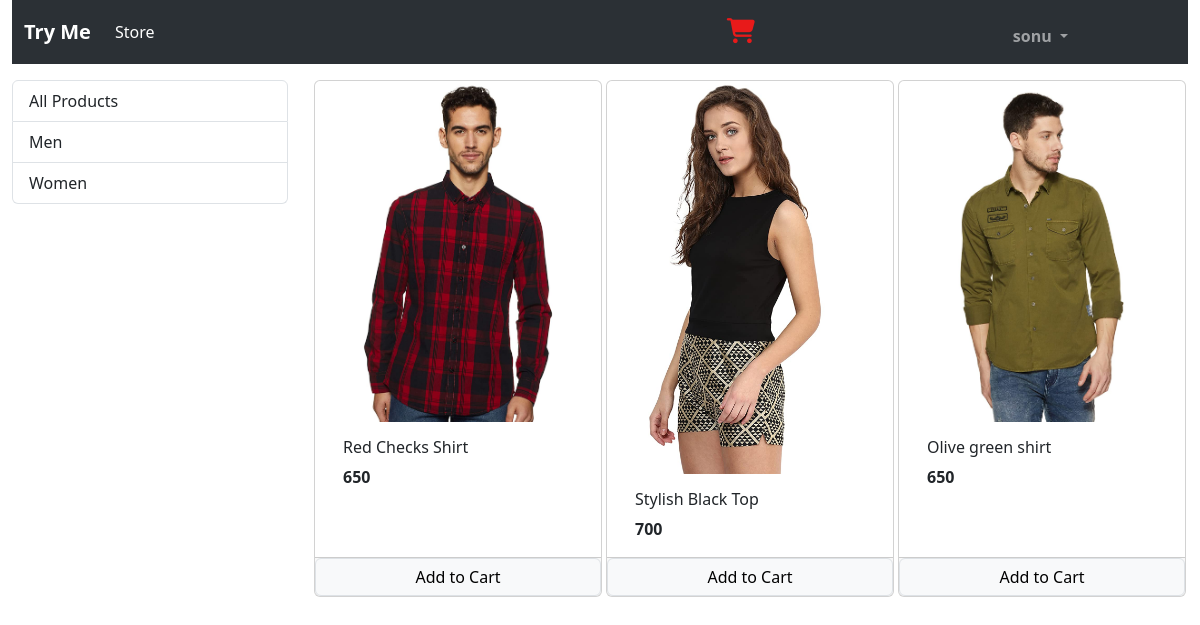
Screenshot of / (signed in) with the database file from the repository.
### products/models.py (models this page shows, shortened)
class Category(models.Model):
    name=models.CharField(max_length=30)

class Product(models.Model):
    name=models.CharField(max_length=50)
    price=models.IntegerField(default=0)
    category=models.ForeignKey(Category,on_delete=models.CASCADE,default=1)
    description=models.CharField(max_length=100,null=True,blank=True,default='')
    image=models.ImageField(upload_to='products')
    def __str__(self) -> str:
        return self.name
    @staticmethod
    def get_all_products():
        return Product.objects.all

### products/views.py (the view)
# urls.py: path("",index,name="index"),
def index(request):
    products=Product.objects.all()
    categories=Category.objects.all()
    categoryID=request.GET.get('category')
    if categoryID:
        products=Product.get_all_products_by_categoryid(categoryID)
    else:
        products=Product.get_all_products()
    context={'products':products,'categories':categories}
    return render(request,"accounts/index.html",context)

### templates/accounts/index.html
{% extends 'accounts/base.html' %}
{% block content %}
{% load cart %}
        <div class="row">
            <div class="col-lg-3 mx-auto mt-3">
                <ul class="list-group">
                    <a href="/" class="list-group-item list-group-item-action">All Products</a>
                    {% for category in categories %}
                    <a href="/?category={{category.id}}" class="list-group-item list-group-item-action">{{category.name}}</a>
                {% endfor %}
                </ul>
            </div>
            <div class="col-lg-9 mx-auto">
                <div class="row mx-auto mt-3">
                    {% for product in products %}
                    <div class="card mx-auto mb-3" style="width: 18rem;">
                        <img src="/media/{{product.image}}" class="card-img-top" alt="...">
                        <div class="card-body">
                          <h6 class="card-title">{{product.name}}</h6>
                          <p class="card-text"><b>{{product.price}}</b></p>
                        </div>
                        <div class="card-footer row p-0 nu-gutters">
                            <a href="{% url 'add_to_cart' product.id %}" class="btn btn-light border">Add to Cart</a>
                        </div>
                      </div>
                      {% endfor %}
                </div>
            </div>
        </div>
{% endblock %}

### templates/accounts/base.html (shortened to what this page needs)
{% load static %}
<!doctype html>
<html lang="en">
  <head>
    <link rel="stylesheet" href="https://cdnjs.cloudflare.com/ajax/libs/font-awesome/6.4.2/css/all.min.css" />
    <link rel="stylesheet" href="https://cdnjs.cloudflare.com/ajax/libs/font-awesome/6.4.2/css/fontawesome.min.css" />
    <link rel="stylesheet" href="https://cdnjs.cloudflare.com/ajax/libs/font-awesome/6.4.2/css/fontawesome.min.css" />
    <link href="https://cdn.jsdelivr.net/npm/bootstrap@5.3.2/dist/css/bootstrap.min.css" rel="stylesheet">
  </head>
  <body>
    <div class="container-fluid">
        <nav class="navbar navbar-expand-lg bg-body-tertiary" data-bs-theme="dark">
            <div class="container-fluid">
              <a class="navbar-brand" href=""><b>Try Me</b></a>
              <div class="collapse navbar-collapse" id="navbarSupportedContent">
                <ul class="navbar-nav me-auto mb-2 mb-lg-0">
                  <li class="nav-item">
                    <a class="nav-link active" aria-current="page" href="#">Store</a>
                  </li>
                </ul>
               <a href="{% url 'shopping_cart' %}"><i class="fa-solid fa-cart-shopping icon">{{request.user.cart_items.keys}}</i></a>
                <ul class="navbar-nav  my-2 mb-lg-0">
                    {% if user.is_authenticated %}
                    <li class="nav-item dropdown drop">
                      <a class="nav-link dropdown-toggle" href="#" role="button" data-bs-toggle="dropdown" aria-expanded="false">
                        <b>{{request.user}}</b>
                      </a>
                    </li>
                      {% endif %}
                  </ul>
              </div>
            </div>
          </nav>
        {% block content %}
        {% endblock %}
    </div>
  </body>
</html>

### templates/accounts/base.html (style rules this page uses)
.icon { color: rgb(232, 26, 26); font-size: 25px; padding-right: 250px; }
.drop { padding-right: 100px; }

### rows the page displays
Category: name "Men"
Category: name "Women"
Product: image (picture), name "Red Checks Shirt", price "650"
Product: image (picture), name "Stylish Black Top", price "700"
Product: image (picture), name "Olive green shirt", price "650"

### other values shown
{{ request.user }} "sonu"
